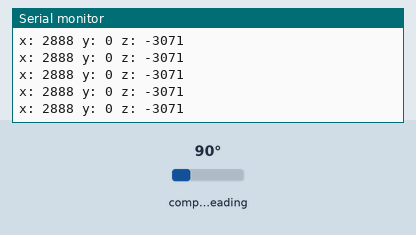
Simulated run of this sketch. Board: Arduino Uno, built with avr-gcc and run on an emulated ATmega328P. On the bench: the last lines printed to the serial monitor. Wiring (inferred from the names in the program): QMC5883L compass at I2C address 0x0D. The inputs (shaded band) are chosen by the test bench; at power-on: compass heading 90°.

Above: at 1.2 s.
1.3 s: compass heading set to 7°
At 1.69 s:
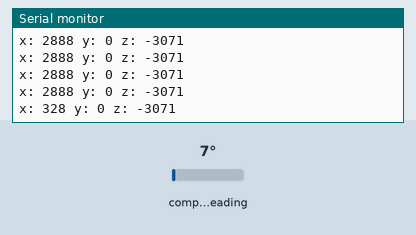
2.8 s: compass heading set to 180°
At 2.95 s:
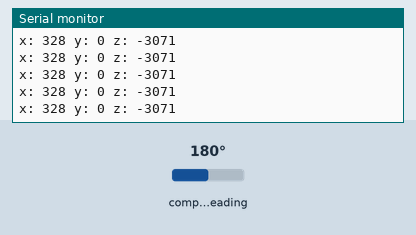
Timing chart, 0 to 5.8 s (numbered marks = the images above; inputs shaded):
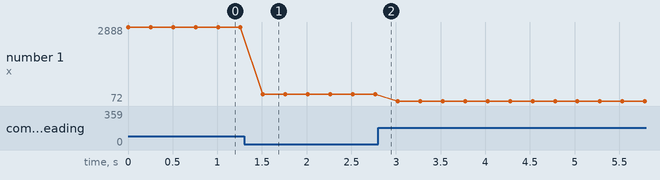

The sketch:

sketch_magsensor.ino
```cpp
#include <Wire.h>

/*
  Analog input 4 I2C SDA
  Analog input 5 I2C SCL
*/

#define HMC5883L_ADDRESS 0x1E
#define HMC5883L_DEFAULT_ADDRESS 0x1E

#define QMC5883L_ADDRESS 0x0d
#define QMC5883L_DEFAULT_ADDRESS 0x0d


void setup()
{
   //Initialize Serial and I2C communications
   Serial.begin(115200);
   Wire.begin();
   //Put the HMC5883 IC into the correct operating mode
   Wire.beginTransmission(QMC5883L_ADDRESS); //open communication with QMC5883
   Wire.write(0x02); //select mode register
   Wire.write(0x00); //continuous measurement mode
   Wire.endTransmission();
}

void loop()
{
   int x,y,z; //triple axis data

   //Tell the QMC5883 where to begin reading data
   Wire.beginTransmission(QMC5883L_ADDRESS);
   Wire.write(0x03); //select register 3, X MSB register
   Wire.endTransmission();

   //Read data from each axis, 2 registers per axis
   Wire.requestFrom(QMC5883L_ADDRESS, 6);
   if (6<=Wire.available()){
      x = Wire.read()<<8; //X msb
      x |= Wire.read(); //X lsb
      z = Wire.read()<<8; //Z msb
      z |= Wire.read(); //Z lsb
      y = Wire.read()<<8; //Y msb
      y |= Wire.read(); //Y lsb
   } else {
      Serial.println("no data");
   }

   // Quick Fix from steelgoose
   if (x > 32767)
      x = x - 65536;
   if (y > 32767)
      y = y - 65536;
   if (z > 32767)
      z = z - 65536;

   //Print out values of each axis
   Serial.print("x: ");
   Serial.print(x);
   Serial.print(" y: ");
   Serial.print(y);
   Serial.print(" z: ");
   Serial.println(z);
   delay(250);
}
```

Measured:
- after the input at 1.3 s, the serial monitor: prints a new line after 0.21 s (image 1)
- plotted number 1: 2888 → 328 after the input at 1.3 s, 328 → 72 after the input at 2.8 s
